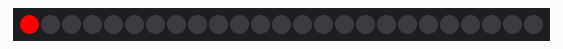
Simulated run of this sketch. Board: Arduino Uno, built with avr-gcc and run on an emulated ATmega328P. On the bench: 25 RGB LEDs in strip order, left to right.

Above: at 0.16 s.
At 1.71 s:
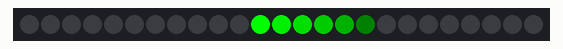
At 3.27 s:
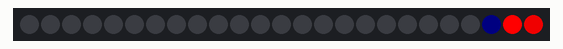
At 5.15 s:
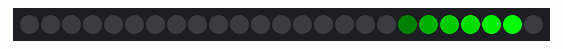
At 8.58 s:
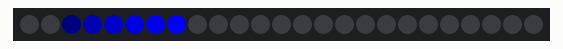
At 12.32 s:
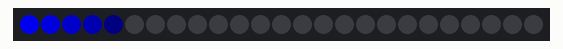

Measured:
- by itself, everything shown: repeats every 12.2 s, in 39 steps

The sketch:

KnightRider3.ino
```cpp
#include "SPI.h"
#include "Adafruit_WS2801.h"

uint8_t mDataPin  = 2;    // Yellow wire on Adafruit Pixels
uint8_t mClockPin = 3;    // Green wire on Adafruit Pixels

int mIrisLoc = 0;
int mFadeStep = 50;

int mStepper = 1;
const int mNumberOfLEDs = 25;
int mWait = 35;

int mRed = 255;
int mGreen = 0;
int mBlue = 0;

int mRedArrayMap[mNumberOfLEDs], mGreenArrayMap[mNumberOfLEDs], mBlueArrayMap[mNumberOfLEDs];
Adafruit_WS2801 mStrip = Adafruit_WS2801(mNumberOfLEDs, mDataPin, mClockPin);


void setup() {
  // initialize the led map
  for (int i = 0; i < mNumberOfLEDs; i++) {
    mRedArrayMap[i] = 0;
    mGreenArrayMap[i] = 0;
    mBlueArrayMap[i] = 0;
  }

  mStrip.begin();
  mStrip.show();
}


void loop() {
  display();

  if ((mIrisLoc >= mNumberOfLEDs) || (mIrisLoc < 0)) {
    mStepper = -mStepper;
    colorChanger();
  }

  mIrisLoc += mStepper;
  delay(mWait);
}

void colorChanger() {
  if (mRed == 255) {
    mRed = 0;
    mGreen = 255;
  } else if (mGreen == 255) {
    mGreen = 0;
    mBlue = 255;
  } else {
    mBlue = 0;
    mRed = 255;
  }
}

void display() {
  // set the array map
  for (int i = 0; i < mNumberOfLEDs; i++) {
    if (i != mIrisLoc) {
      int tRed = mRedArrayMap[i] - mFadeStep;
      if (tRed < 0) {
        tRed = 0;
      }

      int tGreen = mGreenArrayMap[i] - mFadeStep;
      if (tGreen < 0) {
        tGreen = 0;
      }

      int tBlue = mBlueArrayMap[i] - mFadeStep;
      if (tBlue < 0) {
        tBlue = 0;
      }

      setArrayMap(i, tRed, tGreen, tBlue);
    } else {
      setArrayMap(i, mRed, mGreen, mBlue);
    }
  }

  // set the pixels to the array map
  for (int i = 0; i < mNumberOfLEDs; i++) {
    setPixel(i, mRedArrayMap[i], mGreenArrayMap[i], mBlueArrayMap[i]);
  }

  mStrip.show();
}

/* Helper functions */
void setPixel(int p, int r, int g, int b) {
  if (r > 255) { r = 255; }
  if (r < 0) { r = 0; }
  if (g > 255) { g = 255; }
  if (g < 0) { g = 0; }
  if (b > 255) { b = 255; }
  if (b < 0) { b = 0; }

  mStrip.setPixelColor(p, r, g, b);
}

void setArrayMap(int pIndex, int pRed, int pGreen, int pBlue) {
  mRedArrayMap[pIndex] = pRed;
  mGreenArrayMap[pIndex] = pGreen;
  mBlueArrayMap[pIndex] = pBlue;
}
```
